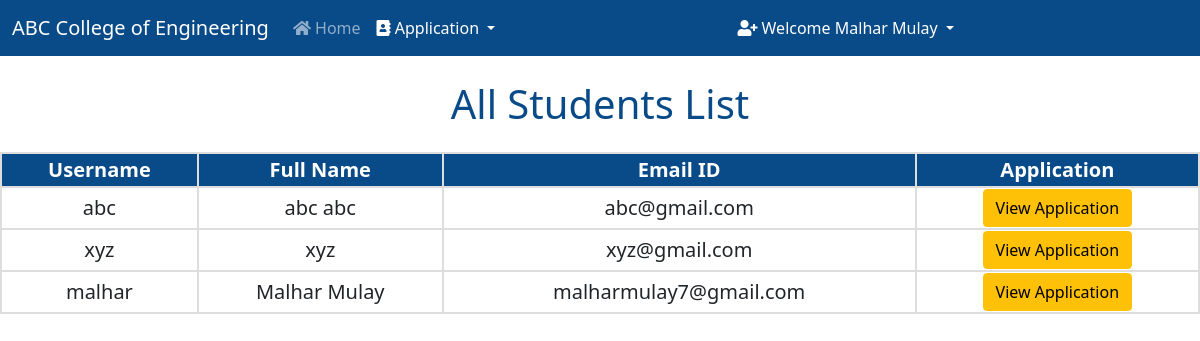
/users/ (signed in), run on the app's committed database.
### college/models.py (models this page shows, shortened)
class Application(models.Model):
    COURSES = (
        ('Computer Science Engineering', 'Computer Science Engineering'),
        ('Information Technology Engineering', 'Information Technology Engineering'),
        ('Electronics and Telecommunication Engineering', 'Electronics and Telecommunication Engineering'),
        ('Electronics Engineering', 'Electronics Engineering'),
    )
    STATUS = (
        ('Approved', 'Approved'),
        ('Pending', 'Pending'),
        ('Rejected', 'Rejected'),
    )
    user = models.OneToOneField(User, on_delete=models.CASCADE, blank=True, null=True)
    course = models.CharField(max_length=100, choices=COURSES)
    name = models.CharField(max_length=200)
    email = models.CharField(max_length=200)
    phone_no = models.CharField(max_length=200)
    address = models.TextField(max_length=200)
    student_profile = models.ImageField(upload_to="images")
    ssc_percentage = models.DecimalField(max_digits=4, decimal_places=2, null=True)
    ssc_marksheet = models.ImageField(upload_to="images", null=True)
    ssc_passing_certificate = models.ImageField(upload_to="images", null=True)
    ssc_leaving_certificate = models.ImageField(upload_to="images", null = True)
    hsc_percentage = models.DecimalField(max_digits=4, decimal_places=2, null=True)
    hsc_marksheet = models.ImageField(upload_to="images", null=True)
    hsc_passing_certificate = models.ImageField(upload_to="images", null=True)
    hsc_leaving_certificate = models.ImageField(upload_to="images", null = True)
    cet_percentile = models.DecimalField(max_digits=5, decimal_places=3, null=True)
    cet_scorecard = models.ImageField(upload_to="images", null=True)
    jee_percentile = models.DecimalField(max_digits=5, decimal_places=3, null=True)
    jee_scorecard = models.ImageField(upload_to="images", null=True)
    Application_Status = models.TextField(max_length=100, choices=STATUS, default="Pending")
    message = models.TextField(max_length=100, default="", null=True, blank=True)

### college/views.py (the view)
# urls.py: path("users/", views.users, name="users"),
def users(request):
    if not request.user.is_superuser:
        return redirect("/login")
    allUsers = Application.objects.all()
    return render(request, "users.html", {"allUsers": allUsers})

### college/templates/users.html (shortened to what this page needs)
{% extends 'admin.html' %}
    {% block body %}
    <h1 class="mt-4">All Students List</h1>
    <div class="users-table mt-4">
    <table>
        <tbody>
            <tr>
                <th>Username</th>
                <th>Full Name</th>
                <th>Email ID</th>
                <th>Application</th>
            </tr>
            {% for user in allUsers %}
            <tr>
                <td>{{user.user}}</td>
                <td>{{user.name}}</td>
                <td>{{user.email}}</td>
                <td><a href="/student_application/{{user.id}}/" class="btn btn-warning">View Application</a></td>
            </tr>
            {% endfor %}
        </tbody>
    </table>
    {% endblock %}

### college/templates/admin.html (shortened to what this page needs)
<!doctype html>
<html lang="en">
<head>
  <link href="https://cdn.jsdelivr.net/npm/bootstrap@5.0.2/dist/css/bootstrap.min.css" rel="stylesheet"
>
  <link rel="stylesheet" href="https://cdnjs.cloudflare.com/ajax/libs/font-awesome/5.15.3/css/all.min.css">
</head>
<body>
  <nav class="navbar navbar-expand-lg navbar-dark">
    <div class="container-fluid">
      <a class="navbar-brand" href="/">ABC College of Engineering</a>
      <div class="collapse navbar-collapse" id="navbarSupportedContent">
        <ul class="navbar-nav me-auto mb-2 mb-lg-0">
          <li class="nav-item">
            <a class="nav-link {% block admin %} {% endblock %}" aria-current="page" href="/handle_admin/"><i
                class="fa fa-home"></i> Home</a>
          </li>
        </ul>
        <div class="collapse navbar-collapse" id="navbarNavDarkDropdown">
          <ul class="navbar-nav">
            <li class="nav-item dropdown">
              <a class="nav-link active dropdown-toggle" href="#" id="navbarDarkDropdownMenuLink" role="button"
                data-bs-toggle="dropdown" aria-expanded="false">
                <i class="fa fa-address-book"></i> Application
              </a>
            </li>
          </ul>
        </div>
      </div>
      <div class="collapse navbar-collapse" id="navbarNavDarkDropdown">
        <ul class="navbar-nav">
          <li class="nav-item dropdown">
            <a class="nav-link active dropdown-toggle" href="#" id="navbarDarkDropdownMenuLink" role="button"
              data-bs-toggle="dropdown" aria-expanded="false">
              <i class="fa fa-user-plus"></i> Welcome {{request.user.get_full_name}}
            </a>
          </li>
        </ul>
      </div>
    </div>
  </nav>
  {% block body %}
  {% endblock %}
</body>
</html>

### college/templates/admin.html (style rules this page uses)
.navbar { background-color: #094a89; }

### college/templates/users.html (style rules this page uses)
h1 { text-align: center; color: #094a89; }
table { border-collapse: collapse; width: 100%; text-align: center; font-size: 20px; }
th { background-color: #094a89; color: white; }
th, td { border: 2px solid #ddd; }

### data on the page
Application: user "abc", name "abc abc", email "abc@gmail.com"
Application: user "xyz", name "xyz", email "xyz@gmail.com"
Application: user "malhar", name "Malhar Mulay", email "malharmulay7@gmail.com"

### other printed values
{{ request.user.get_full_name }} "Malhar Mulay"
